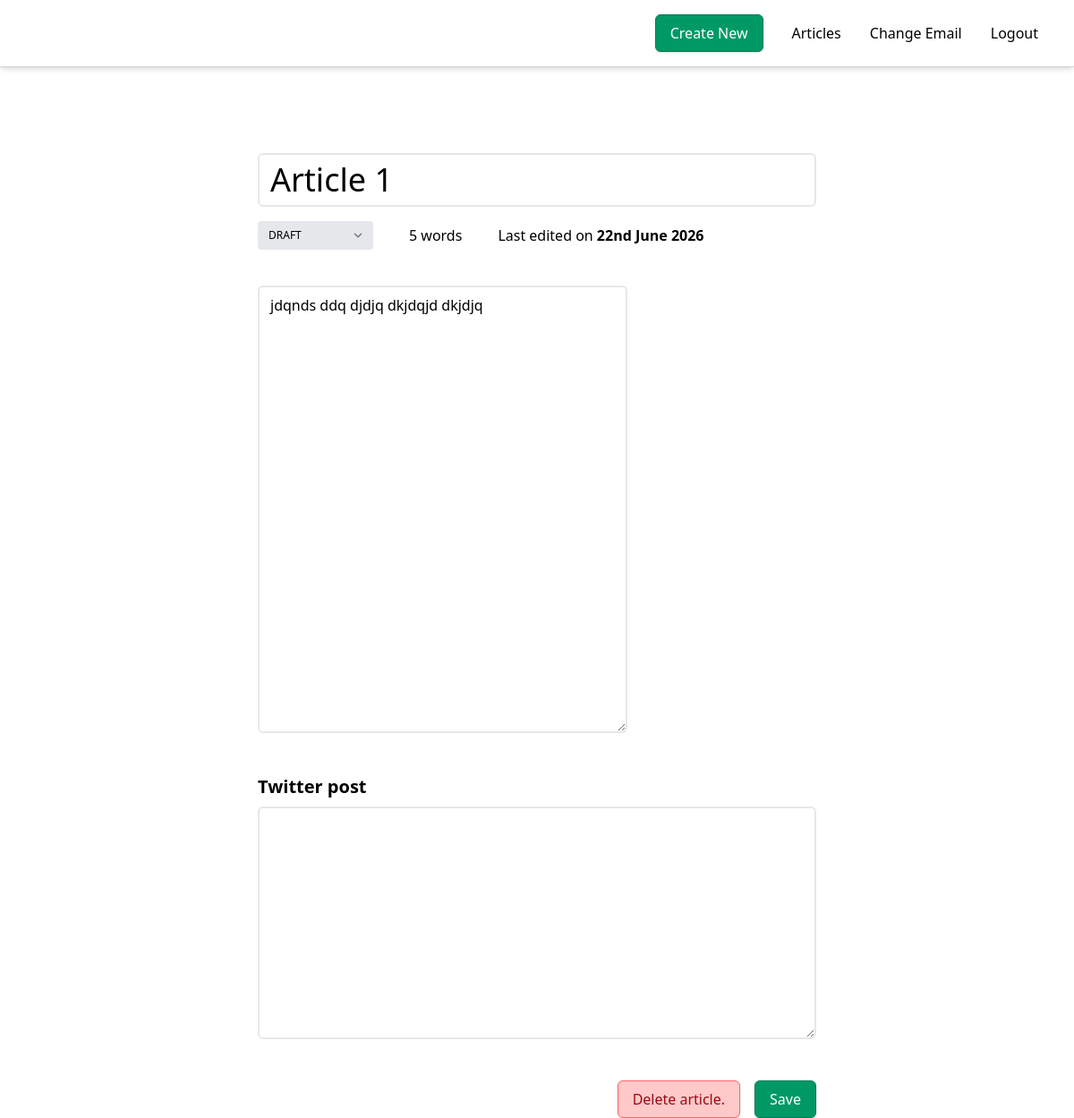
The page /articles/17/update/ (signed in) on the database its author committed.
### app/models.py (models this page shows, shortened)
class Article(models.Model):
    class Meta:
        verbose_name = _("article")
        verbose_name_plural = _("articles")
    title = models.CharField(_("title"), max_length=100)
    content = models.TextField(_("content"), blank=True, default="")
    word_count = models.IntegerField(_("word count"), blank=True, default=0)
    twitter_post = models.TextField(_("twitter post"), blank=True, default="")
    status = models.CharField(
        max_length=20,
        choices=ARTICLE_STATUS,
        default="draft",
    )
    created_at = models.DateTimeField(_("created at"), auto_now_add=True)
    updated_at = models.DateTimeField(_("updated at"), auto_now=True)
    creater = models.ForeignKey(settings.AUTH_USER_MODEL, verbose_name=_("creater"), on_delete=models.CASCADE, related_name="articles")

### app/views.py (the view)
# urls.py: path("<int:pk>/update/", ArticleUpdateView.as_view(), name="update_article"),
class ArticleUpdateView(LoginRequiredMixin, UserPassesTestMixin, UpdateView):
    template_name = "app/article_update.html"
    model = Article
    fields=["title","status","content","twitter_post"]
    success_url = reverse_lazy("home")
    context_object_name="article"
    def test_func(self) -> bool | None:
        return self.request.user == self.get_object().creater

### templates/app/article_update.html (shortened to what this page needs)
{% extends "app/base_form.html" %}
{% block article_stats %}
    <p class="text-center">{{ article.word_count }} word{{ article.word_count | pluralize }}</p>
    <p>Last edited on <span class="font-bold">{{ article.updated_at | date:"jS F Y" }}</span></p>
{% endblock article_stats %}
{% block buttons %}
    <div class="flex justify-end gap-4">
        <a hx-get="{% url 'delete_article' article.id %}" class="button danger" hx-target="#dialog" hx-select="main">Delete article.</a>
        <button type="submit" class="button primary">Save</button>
    </div>
{% endblock buttons %}

### templates/app/base_form.html (shortened to what this page needs)
{% extends "base.html" %}
{% load widget_tweaks %}
{% block base_content %}
<main class="max-w-2xl mx-auto mt-10 px-6">
<form method="POST" x-data="{ articleStatus: '' }" x-init="articleStatus = $refs.status.value">
    <div class="mb-4">
    {% render_field form.title class="text-4xl w-full rounded-md border-2 border-gray-200 focus:ring-1 focus:ring-emerald-500 focus:border-emerald-500" placeholder="Write a title for your article"  %}
    </div>
    <div class="flex gap-10 mb-10 items-center">
        <select name="{{ form.status.name }}" id="{{ form.status.id_for_label }}" x-ref="status" x-model="articleStatus" x-bind:class="'article-status-' + articleStatus" class="text-xs border-none rounded-sm uppercase article-status-{{ form.status.value|default:'draft' }}">
            {% for value, label in form.status.field.choices %}
                <option value="{{ value }}" {% if form.status.value == value %}selected{% endif %}>{{ label }}</option>
            {% endfor %}
        </select>
        {% block article_stats %}
        {% endblock article_stats %}
    </div>
    <div class="mb-10">
        {% render_field form.content rows=20  %}
    </div>
    <div class="mb-10">
        <p class="text-xl font-semibold mb-2">{{ form.twitter_post.label }}</p>
        {% render_field form.twitter_post rows=10 class="w-full" %}
    </div>
    {% block buttons %}
    {% endblock buttons %}
</form>
</main>
{% endblock base_content %}

### rows shown on the page
Article: title "Article 1", status "draft", word_count "5", word_count|pluralize "s", updated_at "22nd June 2026", content "jdqnds ddq djdjq dkjdqjd dkjdjq"
